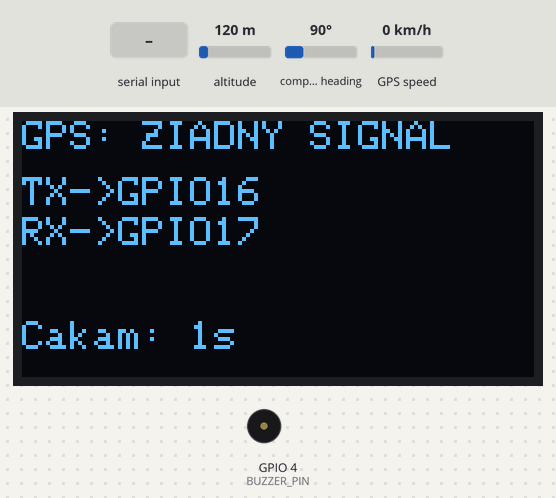
Recording of a sketch running on a simulated ESP32. Parts: 128×64 one-colour display, buzzer (waves = sounding). Inputs (shaded band) come from the test bench; at power-on: GPS speed 0 km/h, altitude 120 m, compass heading 90°. Storage starts empty; the GPS gets a fix after 3 s at 37.7749, -122.4194 with 8 satellites; what the sketch prints to the serial monitor is not drawn.

Above: at 2.4 s.
2.5 s: GPS speed set to 2 km/h
At 6.4 s:
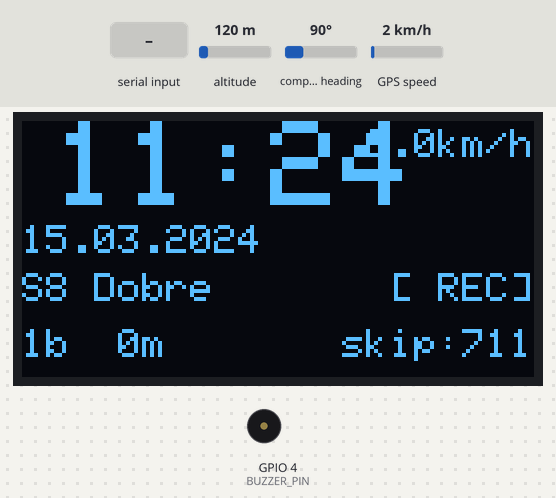
6.5 s: altitude set to 50 m
10.5 s: "1" received over the second serial link
At 10.9 s:
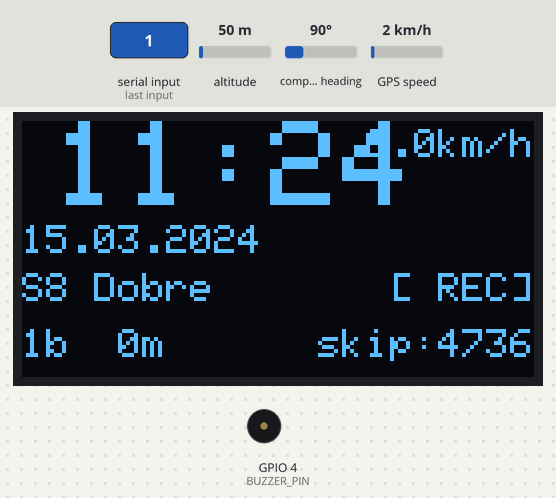
13.5 s: compass heading set to 352°
At 15.7 s:
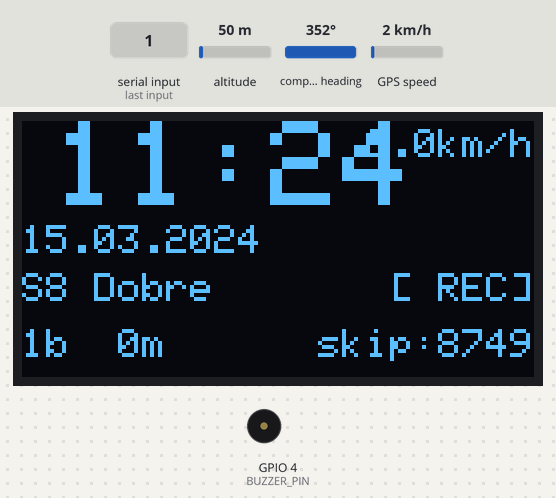
17.5 s: altitude set to 250 m
At 20.4 s:
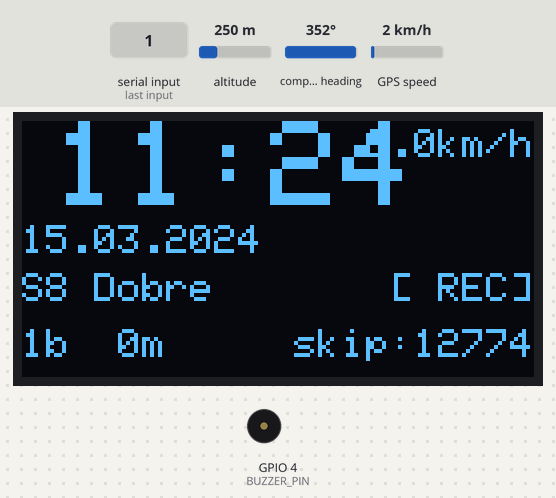
21.5 s: compass heading set to 7°
At 25.2 s:
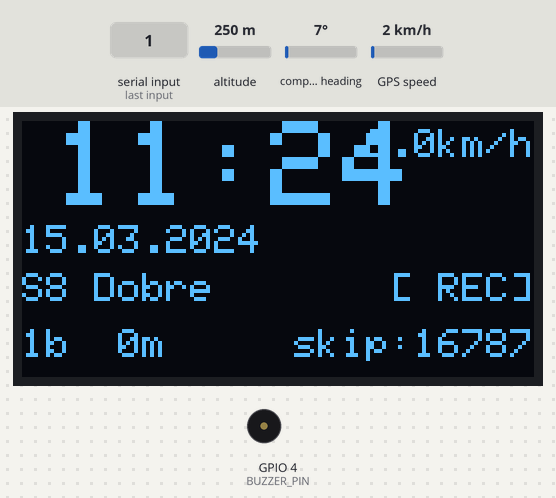
Timing chart, 0 to 26.5 s (numbered marks = the images above; inputs shaded):
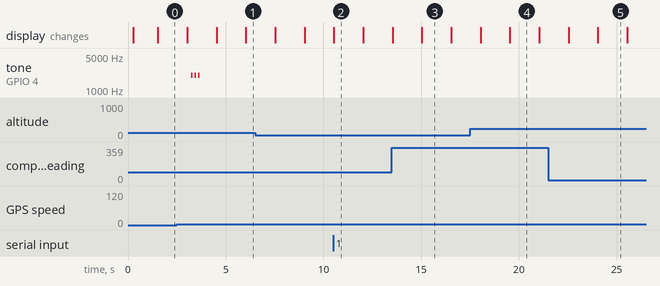

Measured:
- the behaviour switches between 0 and 1 km/h on GPS speed (found by bisection; images 0 and 1)
- after the input at 2.5 s, the display: first differs from a run without the input after 3.5 s (image 1)
- by itself, tone on GPIO 4 (BUZZER_PIN): alternates 2000 Hz for 0.09 s and silent for 0.09 s, 6 changes in all, then stays silent
- what the display in image 2 shows lasts 1.5 s, from 10.5 s to 12.0 s

The sketch:

esp32-SD-KML-GPS-OledV3.ino
```cpp
/*
 * ============================================================
 *  GPS Tracker — ESP32 + SD + OLED + Buzzer
 *  Verzia: 3.0  |  Terén, bicykel, turistika
 * ============================================================
 *
 *  ZMENY v 3.0:
 *   ✅ Formát CSV — súbor je VŽDY platný, aj po vypnutí bez tlačidla
 *   ✅ GPS NOISE FILTER — nezapíše bod ak stojíš (rýchlosť < 1 km/h)
 *   ✅ HDOP filter — zapisuje len keď je GPS presný (HDOP < 2.5)
 *   ✅ Minimálne satelity zvýšené na 5
 *   ✅ Minimálna vzdialenosť zvýšená na 5 m
 *   ✅ UTC offset opravený + komentár pre letný/zimný čas
 *   ✅ BOOT tlačidlo odstránené — vypni ESP32 kedykoľvek
 *   ✅ OLED zobrazuje HDOP, rýchlosť, presnosť v reálnom čase
 *   ✅ Automatická detekcia pohybu
 *
 *  ZAPOJENIE ESP32-WROOM-32U:
 *   GPS  TX → GPIO16  |  GPS  RX → GPIO17
 *   SD   CS → GPIO5   |  MOSI → GPIO23  |  MISO → GPIO19  |  SCK → GPIO18
 *   OLED SCL → GPIO22 |  OLED SDA → GPIO21
 *   Buzzer  → GPIO4
 *
 *  VÝSTUPNÝ SÚBOR: /track0001.csv
 *   Formát riadku: lat,lon,alt_m,HH:MM:SS,speed_kmh,hdop,satelity
 *   Príklad: 48.123456,17.654321,312.5,14:32:15,4.2,1.2,8
 *
 *  GPS NOISE FILTERING — prečo záznamy bez pohybu:
 *   NEO-6M v interiéri / slabý signál → GPS "blúdi" aj keď stojíš.
 *   Riešenie: zapisujeme BOD len ak VŠETKY podmienky splnené:
 *     1. GPS rýchlosť > MIN_SPEED_KMH  (0.8 km/h)
 *     2. HDOP < MAX_HDOP               (2.5 = dobrá presnosť)
 *     3. Satelity >= MIN_SATS          (5)
 *     4. Pohyb od posledného bodu >= MIN_DIST_M (5 m)
 *     5. Interval >= LOG_INTERVAL_MS   (2 sekundy)
 * ============================================================
 */

#include <TinyGPSPlus.h>
#include <HardwareSerial.h>
#include <SPI.h>
#include <SD.h>
#include <Wire.h>
#include <Adafruit_SSD1306.h>
#include <Adafruit_GFX.h>

// ============================================================
//  ⚙️  KONFIGURÁCIA — uprav podľa potreby
// ============================================================

// Časová zóna:
//   Zimný čas (október–marec): UTC_OFFSET = 1
//   Letný čas (apríl–október): UTC_OFFSET = 2
#define UTC_OFFSET        1

// GPS filter — NE-zapisuj bod ak:
#define MIN_SPEED_KMH     0.8f    // rýchlosť pod túto hodnotu = stojíš
#define MAX_HDOP          2.5f    // HDOP nad túto hodnotu = zlá presnosť
#define MIN_SATS          5       // menej satelitov = nespoľahlivý fix
#define MIN_DIST_M        5.0f    // pohyb menej ako 5 m = ignoruj
#define LOG_INTERVAL_MS   2000    // minimálny čas medzi bodmi (ms)

// Piny
#define GPS_RX            16
#define GPS_TX            17
#define SD_CS              5
#define BUZZER_PIN         4

// OLED
#define SCREEN_WIDTH      128
#define SCREEN_HEIGHT      64
#define OLED_RESET         -1

// Debug — vypni ak nechceš NMEA výpis na Serial
#define DEBUG_SERIAL      true
// ============================================================

Adafruit_SSD1306 display(SCREEN_WIDTH, SCREEN_HEIGHT, &Wire, OLED_RESET);
bool oledOK = false;

TinyGPSPlus gps;
HardwareSerial SerialGPS(1);

// --- Stav ---
char     csvFileName[22];
bool     csvReady        = false;
bool     gpsUartOK       = false;
bool     fixAnnounced    = false;
bool     isMoving        = false;

// --- Štatistiky ---
uint32_t pointCount      = 0;
uint32_t skippedNoise    = 0;   // počet zamietnutých bodov (šum)
float    totalDistM      = 0.0f;

// --- Posledná pozícia ---
double   lastLat         = 0.0;
double   lastLng         = 0.0;
bool     hasLastPos      = false;

// --- Časovače ---
unsigned long lastWriteMs    = 0;
unsigned long lastDisplayMs  = 0;
unsigned long lastUartCheck  = 0;
unsigned long bootMs         = 0;
unsigned long uartCharCount  = 0;

// --- Zobrazenie ---
String   dispTime        = "--:--";
String   dispDate        = "--.--.----";
bool     hasTime         = false;

// ============================================================
//  HAVERSINE — vzdialenosť v metroch
// ============================================================
float haversineM(double la1, double lo1, double la2, double lo2) {
  const float R = 6371000.0f;
  float dLa = radians((float)(la2 - la1));
  float dLo = radians((float)(lo2 - lo1));
  float a   = sinf(dLa*.5f)*sinf(dLa*.5f)
            + cosf(radians((float)la1))*cosf(radians((float)la2))
            * sinf(dLo*.5f)*sinf(dLo*.5f);
  return R * 2.0f * atan2f(sqrtf(a), sqrtf(1.0f - a));
}

// ============================================================
//  SETUP
// ============================================================
void setup() {
  Serial.begin(115200);
  delay(200);
  Serial.println(F("\n========================================"));
  Serial.println(F("  GPS TRACKER v3.0  |  CSV Noise Filter"));
  Serial.println(F("========================================"));
  Serial.printf("  UTC offset: +%d\n", UTC_OFFSET);
  Serial.printf("  Min rychlost: %.1f km/h\n", MIN_SPEED_KMH);
  Serial.printf("  Max HDOP: %.1f\n", MAX_HDOP);
  Serial.printf("  Min satelity: %d\n", MIN_SATS);
  Serial.printf("  Min vzdialenost: %.0f m\n\n", MIN_DIST_M);

  SerialGPS.begin(9600, SERIAL_8N1, GPS_RX, GPS_TX);
  bootMs = millis();

  pinMode(BUZZER_PIN, OUTPUT);
  noTone(BUZZER_PIN);

  // OLED
  if (display.begin(SSD1306_SWITCHCAPVCC, 0x3C)) {
    oledOK = true;
    display.clearDisplay();
    display.setTextColor(SSD1306_WHITE);
    bootScreen();
    Serial.println(F("[OLED] OK"));
  } else {
    Serial.println(F("[OLED] Nenajdene, pokracujem bez displeja"));
  }

  // SD
  Serial.print(F("[SD] Inicializujem... "));
  if (!SD.begin(SD_CS)) {
    Serial.println(F("CHYBA! Skontroluj: CS=5 MOSI=23 MISO=19 SCK=18"));
    signalError();
    oledMsg(F("SD CHYBA!"), F("CS=5 MOSI=23"), F("MISO=19 SCK=18"));
    while (true) delay(1000);
  }
  Serial.println(F("OK"));

  // Vytvor CSV súbor
  createCSVFile();

  Serial.println(F("[GPS] Cakam na UART signal z NEO-6M..."));
  Serial.println(F("[GPS] Ak nevidis NMEA vety, zamen TX<->RX kable!\n"));
}

// ============================================================
//  LOOP
// ============================================================
void loop() {
  unsigned long now = millis();

  // --- Čítaj GPS ---
  while (SerialGPS.available()) {
    char c = SerialGPS.read();
    uartCharCount++;
    if (DEBUG_SERIAL) Serial.write(c);
    gps.encode(c);
  }

  // --- UART watchdog (každých 5s) ---
  if (now - lastUartCheck > 5000) {
    lastUartCheck = now;
    if (uartCharCount == 0 && !gpsUartOK) {
      Serial.println(F("[GPS] ZIADNE DATA! Zamen TX<->RX alebo skontroluj 3.3V napajanie."));
      oledNoUart(now);
    } else if (uartCharCount > 0 && !gpsUartOK) {
      gpsUartOK = true;
      Serial.println(F("\n[GPS] UART OK — prijinam NMEA vety"));
    }
    uartCharCount = 0;
  }

  // --- Aktualizuj čas (aj bez plného fixu) ---
  refreshTime();

  // --- GPS fix announcement ---
  if (gps.satellites.isValid()
   && (int)gps.satellites.value() >= MIN_SATS
   && gps.hdop.isValid()
   && gps.hdop.hdop() <= MAX_HDOP
   && !fixAnnounced) {
    fixAnnounced = true;
    signalFix();
    Serial.printf("[GPS] FIX! Sat:%d HDOP:%.1f\n",
                  (int)gps.satellites.value(), gps.hdop.hdop());
  }

  // --- Zápis bodu ---
  if (now - lastWriteMs >= (unsigned long)LOG_INTERVAL_MS) {
    tryLogPoint(now);
  }

  // --- OLED refresh ---
  if (now - lastDisplayMs > 1500) {
    lastDisplayMs = now;
    refreshDisplay(now);
  }
}

// ============================================================
//  GPS BOD — filter + zápis
// ============================================================
void tryLogPoint(unsigned long now) {
  // --- Základná validácia ---
  if (!gps.location.isValid()
   || !gps.altitude.isValid()
   || !gps.time.isValid()
   || !gps.speed.isValid()
   || !gps.hdop.isValid()
   || !gps.satellites.isValid()) {
    return;
  }

  double lat  = gps.location.lat();
  double lng  = gps.location.lng();
  double alt  = gps.altitude.meters();
  float  spd  = gps.speed.kmph();
  float  hdop = gps.hdop.hdop();
  int    sats = (int)gps.satellites.value();

  // --- Ochrana pred nulovými súradnicami ---
  if (lat == 0.0 || lng == 0.0 || isnan(lat) || isnan(lng)) return;

  // ════════════════════════════════════════
  //  GPS NOISE FILTER
  // ════════════════════════════════════════

  // 1) Rýchlosť — primárny filter šumu
  //    GPS šum spôsobuje "pohyb" aj keď stojíš
  //    ale rýchlosť zostáva blízko nuly
  if (spd < MIN_SPEED_KMH) {
    skippedNoise++;
    isMoving = false;
    return;
  }

  // 2) Presnosť HDOP
  //    < 1.0 = výborná  |  1–2 = dobrá  |  2–5 = prijateľná  |  > 5 = zlá
  if (hdop > MAX_HDOP) {
    skippedNoise++;
    return;
  }

  // 3) Počet satelitov
  if (sats < MIN_SATS) {
    skippedNoise++;
    return;
  }

  // 4) Vzdialenosť od posledného bodu
  float dist = 0.0f;
  if (hasLastPos) {
    dist = haversineM(lastLat, lastLng, lat, lng);
    if (dist < MIN_DIST_M) {
      skippedNoise++;
      return;
    }
  }

  // ════════════════════════════════════════
  //  VŠETKY FILTRE PREŠLI — zapíš bod
  // ════════════════════════════════════════
  isMoving = true;

  int h = ((int)gps.time.hour() + UTC_OFFSET) % 24;
  int m = (int)gps.time.minute();
  int s = (int)gps.time.second();

  if (writeCSVPoint(lat, lng, alt, h, m, s, spd, hdop, sats)) {
    if (hasLastPos) totalDistM += dist;
    lastLat = lat; lastLng = lng; hasLastPos = true;
    lastWriteMs = now;
    pointCount++;

    Serial.printf("[BOD %4lu] %.6f,%.6f  Alt:%.0fm  Spd:%.1fkm/h"
                  "  HDOP:%.1f  Sat:%d  Dist:%.0fm\n",
                  pointCount, lat, lng, alt, spd, hdop, sats,
                  hasLastPos ? dist : 0.0f);
  }
}

// ============================================================
//  ČAS
// ============================================================
void refreshTime() {
  if (!gps.time.isValid()) return;
  int h = ((int)gps.time.hour() + UTC_OFFSET) % 24;
  char t[6];
  snprintf(t, sizeof(t), "%02d:%02d", h, (int)gps.time.minute());
  dispTime = String(t);
  hasTime  = true;

  if (gps.date.isValid() && gps.date.year() > 2000) {
    char d[11];
    snprintf(d, sizeof(d), "%02d.%02d.%d",
             (int)gps.date.day(), (int)gps.date.month(), (int)gps.date.year());
    dispDate = String(d);
  }
}

// ============================================================
//  CSV SÚBOR
// ============================================================
void createCSVFile() {
  for (int i = 1; i <= 9999; i++) {
    snprintf(csvFileName, sizeof(csvFileName), "/track%04d.csv", i);
    if (!SD.exists(csvFileName)) {
      Serial.printf("[SD] Novy subor: %s\n", csvFileName);
      break;
    }
  }
  // Záhlavie CSV
  File f = SD.open(csvFileName, FILE_WRITE);
  if (f) {
    f.println(F("lat,lon,alt_m,time,speed_kmh,hdop,satellites"));
    f.close();
    csvReady = true;
    Serial.println(F("[SD] CSV subor vytvoreny s hlavickou."));
  } else {
    Serial.println(F("[SD] Chyba pri vytvarani CSV!"));
    signalError();
    oledMsg(F("CSV CHYBA!"), F(""), F(""));
    while (true) delay(1000);
  }
}

bool writeCSVPoint(double lat, double lng, double alt,
                   int h, int m, int s,
                   float spd, float hdop, int sats) {
  if (!csvReady) return false;
  File f = SD.open(csvFileName, FILE_APPEND);
  if (!f) {
    Serial.println(F("[SD] Chyba pri zapise!"));
    signalWriteErr();
    return false;
  }
  // lat,lon,alt_m,HH:MM:SS,speed,hdop,sats
  f.printf("%.7f,%.7f,%.1f,%02d:%02d:%02d,%.2f,%.2f,%d\n",
           lat, lng, alt, h, m, s, spd, hdop, sats);
  f.close();
  return true;
}

// ============================================================
//  OLED
// ============================================================
void bootScreen() {
  if (!oledOK) return;
  display.clearDisplay();
  display.setTextSize(2);
  display.setCursor(8, 4);  display.println(F("GPS"));
  display.setCursor(8, 24); display.println(F("TRACKER"));
  display.setTextSize(1);
  display.setCursor(2, 50); display.println(F("v3.0  Inicializujem..."));
  display.display();
  delay(900);
}

void oledMsg(const __FlashStringHelper* l1,
             const __FlashStringHelper* l2,
             const __FlashStringHelper* l3) {
  if (!oledOK) return;
  display.clearDisplay();
  display.setTextSize(1);
  display.setCursor(0,  4); display.println(l1);
  display.setCursor(0, 22); display.println(l2);
  display.setCursor(0, 38); display.println(l3);
  display.display();
}

void oledNoUart(unsigned long now) {
  if (!oledOK) return;
  display.clearDisplay();
  display.setTextSize(1);
  display.setCursor(0,  0); display.println(F("GPS: ZIADNE DATA!"));
  display.setCursor(0, 12); display.println(F("Skontroluj TX/RX:"));
  display.setCursor(0, 24); display.println(F("TX modulu -> GPIO16"));
  display.setCursor(0, 36); display.println(F("RX modulu -> GPIO17"));
  display.setCursor(0, 50); display.println(F("Napajanie: 3.3V!"));
  display.display();
}

void refreshDisplay(unsigned long now) {
  if (!oledOK) return;
  display.clearDisplay();

  int  sats  = gps.satellites.isValid() ? (int)gps.satellites.value() : 0;
  float hdop = gps.hdop.isValid()       ? gps.hdop.hdop()             : 99.0f;
  float spd  = gps.speed.isValid()      ? gps.speed.kmph()            : 0.0f;
  bool  good = fixAnnounced && hdop <= MAX_HDOP && sats >= MIN_SATS;

  if (!gpsUartOK) {
    // ── Žiadny UART ──────────────────────────
    display.setTextSize(1);
    display.setCursor(0, 0); display.println(F("GPS: ZIADNY SIGNAL"));
    display.setCursor(0,14); display.println(F("TX->GPIO16"));
    display.setCursor(0,24); display.println(F("RX->GPIO17"));
    char buf[18];
    snprintf(buf, sizeof(buf), "Cakam: %lus", (now-bootMs)/1000);
    display.setCursor(0, 50); display.print(buf);

  } else if (!good) {
    // ── Hľadám fix ───────────────────────────
    display.setTextSize(1);
    display.setCursor(0, 0); display.println(F("Hladam satelity..."));

    // Satelitný bar
    char satLine[20];
    snprintf(satLine, sizeof(satLine), "Sat: %d/%d  HDOP:%.1f", sats, MIN_SATS, hdop < 99 ? hdop : 0.0f);
    display.setCursor(0, 13); display.print(satLine);

    // Vizuálne bloky
    for (int i = 0; i < min(sats, 10); i++)
      display.fillRect(i*12, 25, 10, 8, SSD1306_WHITE);
    for (int i = sats; i < MIN_SATS; i++)
      display.drawRect(i*12, 25, 10, 8, SSD1306_WHITE);

    if (hasTime) {
      display.setCursor(0, 38);
      display.print(F("Cas: ")); display.print(dispTime);
    }

    unsigned long sec = (now - bootMs) / 1000;
    char tbuf[18];
    if (sec < 60) snprintf(tbuf, sizeof(tbuf), "Cakam: %lus", sec);
    else          snprintf(tbuf, sizeof(tbuf), "Cakam: %lum%lus", sec/60, sec%60);
    display.setCursor(0, 52); display.print(tbuf);

  } else {
    // ── Fix OK — hlavné zobrazenie ────────────

    // Čas veľký
    display.setTextSize(3);
    display.setCursor(8, 0);
    display.print(dispTime);

    // Rýchlosť vedľa času (malá)
    display.setTextSize(1);
    char spdBuf[10];
    if (spd >= 1.0f) snprintf(spdBuf, sizeof(spdBuf), "%.1fkm/h", spd);
    else             strcpy(spdBuf, "STOJI");
    display.setCursor(SCREEN_WIDTH - (int)strlen(spdBuf)*6, 2);
    display.print(spdBuf);

    // Dátum
    display.setTextSize(1);
    display.setCursor(0, 26); display.print(dispDate);

    // Satelity + HDOP
    char satHdop[20];
    const char* hdopTxt = hdop<=1.0f?"Excel":hdop<=2.0f?"Dobre":hdop<=3.5f?"OK":"Slabo";
    snprintf(satHdop, sizeof(satHdop), "S%d %s", sats, hdopTxt);
    display.setCursor(0, 38); display.print(satHdop);

    // Pohyb indikátor
    display.setCursor(SCREEN_WIDTH - 36, 38);
    display.print(isMoving ? F("[ REC]") : F("[STOP]"));

    // Body + vzdialenosť
    char ptBuf[22];
    if (totalDistM < 1000.0f)
      snprintf(ptBuf, sizeof(ptBuf), "%lub  %.0fm", pointCount, totalDistM);
    else
      snprintf(ptBuf, sizeof(ptBuf), "%lub %.2fkm", pointCount, totalDistM/1000.0f);
    display.setCursor(0, 52); display.print(ptBuf);

    // Zamietnuté šumové body
    if (skippedNoise > 0) {
      char skBuf[14];
      snprintf(skBuf, sizeof(skBuf), "skip:%lu", skippedNoise);
      display.setCursor(SCREEN_WIDTH - (int)strlen(skBuf)*6, 52);
      display.print(skBuf);
    }
  }

  display.display();
}

// ============================================================
//  ZVUKOVÉ SIGNÁLY
// ============================================================
void signalFix() {
  for (int i = 0; i < 3; i++) {
    tone(BUZZER_PIN, 2000); delay(90);
    noTone(BUZZER_PIN);     delay(90);
  }
}
void signalWriteErr() {
  for (int i = 0; i < 4; i++) {
    tone(BUZZER_PIN, 800); delay(70);
    noTone(BUZZER_PIN);    delay(70);
  }
}
void signalError() {
  tone(BUZZER_PIN, 400); delay(1500); noTone(BUZZER_PIN);
}
```
